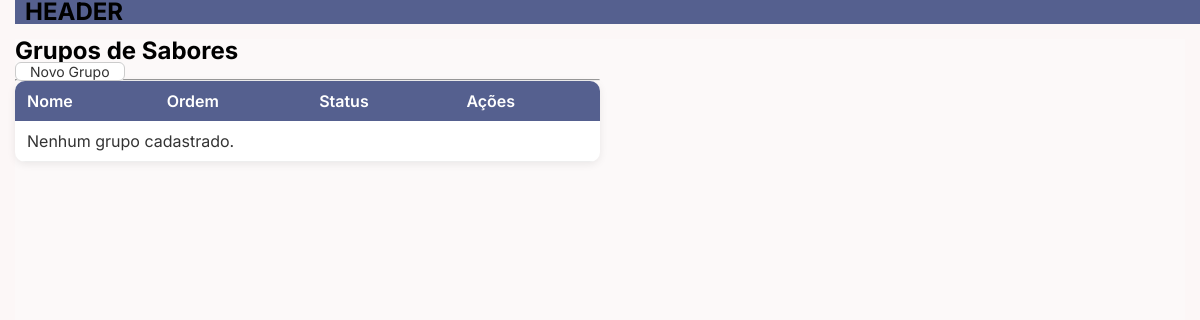
The app's page /cardapio/grupodesabores/ (signed in), older data.
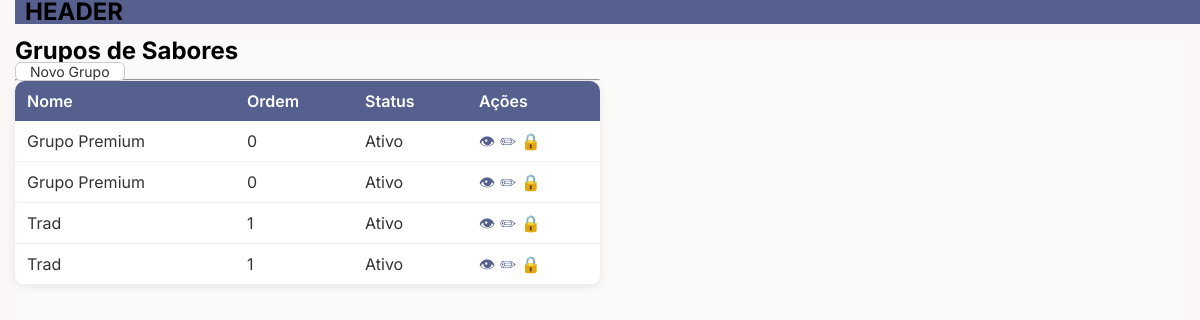
The same page, newer data.
### Cardapio/models.py (models this page shows, shortened)
class GrupoDeSabores(models.Model):
    loja = models.ForeignKey(
        Loja,
        on_delete=models.CASCADE,
        related_name="grupos_sabores"
    )
    descricao = models.TextField(blank=True)
    nome = models.CharField(max_length=60)
    ordem = models.PositiveIntegerField(default=0)
    ativo = models.BooleanField(default=True)
    class Meta:
        ordering = ["ordem", "nome"]

### Cardapio/views/views_grupodesabores.py (the view)
@login_required
def listar(request):
    loja = request.user.perfil.loja
    busca = request.GET.get("busca", "")
    grupos = GrupoDeSabores.objects.filter(
        loja=loja
    )
    if busca:
        grupos = grupos.filter(
            Q(nome__icontains=busca)
        )
    paginator = Paginator(grupos, 10)
    page = request.GET.get("page")
    grupos = paginator.get_page(page)
    return render(
        request,
        "grupodesabores/grupodesabores_listar.html",
        {
            "grupos": grupos,
            "busca": busca,
            "total": paginator.count,
        },
    )

### Cardapio/templates/grupodesabores/grupodesabores_listar.html
{% extends "templates/base.html" %}
{% block content %}
<h2>Grupos de Sabores</h2>
<a href="{% url 'grupos_sabores:novo' %}" class="btn btn-primary">
    Novo Grupo
</a>
<hr>
<table class="table table-hover">
    <thead>
        <tr>
            <th>Nome</th>
            <th>Ordem</th>
            <th>Status</th>
            <th>Ações</th>
        </tr>
    </thead>
    <tbody>
        {% for grupo in grupos %}
        <tr>
            <td>{{ grupo.nome }}</td>
            <td>{{ grupo.ordem }}</td>
            <td>
                {% if grupo.ativo %}
                    <span class="text-success">Ativo</span>
                {% else %}
                    <span class="text-danger">Inativo</span>
                {% endif %}
            </td>
            <td>
                <a href="{% url 'grupos_sabores:visualizar' grupo.id %}">👁</a>
                <a href="{% url 'grupos_sabores:editar' grupo.id %}">
                    ✏
                </a>
                <a href="{% url 'grupos_sabores:status' grupo.id %}">
                    🔒
                </a>
            </td>
        </tr>
        {% empty %}
        <tr>
            <td colspan="4">
                Nenhum grupo cadastrado.
            </td>
        </tr>
        {% endfor %}
    </tbody>
</table>
{% endblock %}

### global/templates/base.html (shortened to what this page needs)
{% load static %}
<!DOCTYPE html>
<html lang="en">
<head>
{% include "templates/head.html" %}
</head>
<body>
    <div class="content">
        <div class="content-all">
            <div class="content-content">
                <div class="content-header">
                    <H2>HEADER</H2>
                </div>
                <div class="content-2">
                    <div class="content-footer-header">
                        {% block content %}{% endblock content %}
                    </div>
                    <div class="content-footer-header-1">
                    </div>
                </div>
            </div>
        </div>
    </div>
</body>
</html>

### global/templates/head.html (shortened to what this page needs)
    {% load static %}
    <link rel="stylesheet" href="{% static "/css/style.css" %}">

### global/static/css/style.css (style rules this page uses)
* { margin: 0; padding: 0; box-sizing: border-box; }
body { line-height: 1; font-family: 'Inter', sans-serif; background: hsl(0, 12%, 92%); color: #000; }
a { color: #55608f; text-decoration: none; }
.content-all { width: 100%; height: 100vh; display: flex; background-color: rgb(252, 249, 249); }
.content-content { display: flex; flex-direction: column; width: 100%; height: 100%; }
.content-header { height: 3%; background-color: #55608f; border-left: 15px solid #fcf7f7; padding-left: 10px; }
.content-2 { display: flex; justify-content: space-between; height: 100%; border: 15px solid #fcf7f7; }
.content-footer-header, .content-footer-header-1 { flex: 1; }
button, .btn { height: 40px; padding: 0 14px; font-size: 14px; border-radius: 6px; border: 1px solid #ccc; background: #fff; color: #333; cursor: pointer; transition: 0.2s; }
table { width: 100%; border-collapse: collapse; border-radius: 10px; overflow: hidden; background: #fff; box-shadow: 0 2px 8px rgba(0,0,0,0.08); }
th { padding: 12px; background: #55608f; color: #fff; text-align: left; font-weight: 600; }
td { padding: 12px; border-bottom: 1px solid #eee; color: #333; }

Row changes from the older to the newer data that the page shows:
added GrupoDeSabores: nome "Grupo Premium", ordem "0", ativo "Ativo"
added GrupoDeSabores: nome "Grupo Premium", ordem "0", ativo "Ativo"
added GrupoDeSabores: nome "Trad", ordem "1", ativo "Ativo"
added GrupoDeSabores: nome "Trad", ordem "1", ativo "Ativo"
Text that changed along with them:
text no longer shown: "Nenhum grupo cadastrado."
